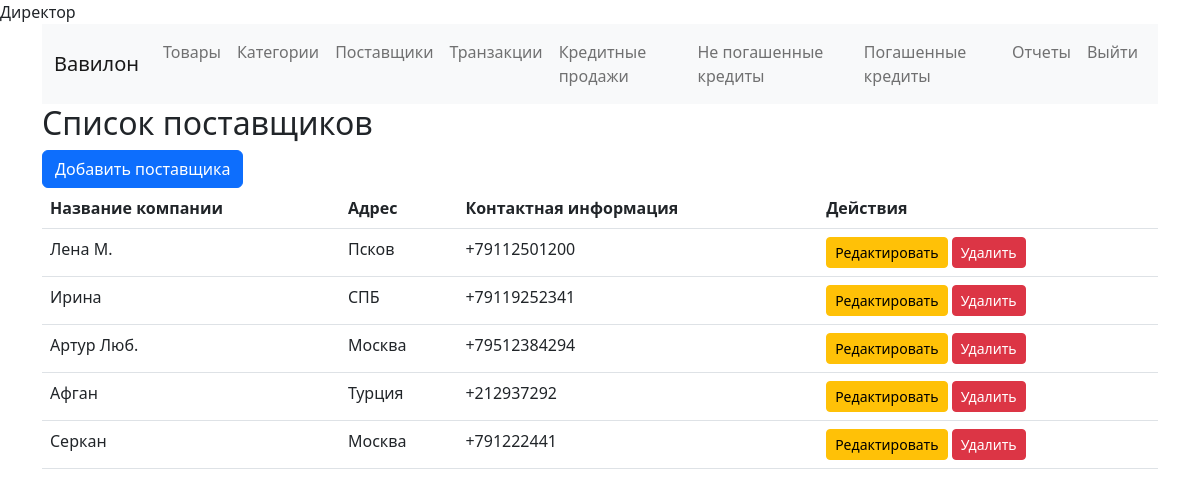
Screenshot of /suppliers/ (signed in) with the database file from the repository.
### inventory/models.py (models this page shows, shortened)
class Supplier(models.Model):
    name = models.CharField(max_length=100)
    contact_info = models.TextField(blank=True, null=True)
    address = models.TextField(blank=True, null=True)

### inventory/views.py (the view)
# urls.py: path('suppliers/', views.supplier_list, name='supplier_list'),
@login_required
@user_passes_test(is_director)
def supplier_list(request):
    suppliers = Supplier.objects.all()
    return render(request, 'inventory/supplier_list.html', {'suppliers': suppliers})

### inventory/views.py (called while the page is built)
def is_director(user):
    return user.groups.filter(name="Директор").exists()

### inventory/templates/inventory/supplier_list.html
{% extends "base.html" %}
{% block content %}
  <h2>Список поставщиков</h2>
  <a href="{% url 'supplier_create' %}" class="btn btn-primary">Добавить поставщика</a>
  <table class="table">
    <thead>
      <tr>
        <th>Название компании</th>
        <th>Адрес</th>
        <th>Контактная информация</th>
        <th>Действия</th>
      </tr>
    </thead>
    <tbody>
      {% for supplier in suppliers %}
        <tr>
          <td>{{ supplier.name }}</td>
          <td>{{ supplier.address }}</td>
          <td>{{ supplier.contact_info }}</td>
          <td>
            <a href="{% url 'supplier_edit' supplier.pk %}" class="btn btn-sm btn-warning">Редактировать</a>
            <a href="{% url 'supplier_delete' supplier.pk %}" class="btn btn-sm btn-danger">Удалить</a>
          </td>
        </tr>
      {% endfor %}
    </tbody>
  </table>
{% endblock %}

### rows the page displays
Supplier: name "Лена М.", address "Псков", contact_info "+79112501200"
Supplier: name "Ирина", address "СПБ", contact_info "+79119252341"
Supplier: name "Артур Люб.", address "Москва", contact_info "+79512384294"
Supplier: name "Афган", address "Турция", contact_info "+212937292"
Supplier: name "Серкан", address "Москва", contact_info "+791222441"
